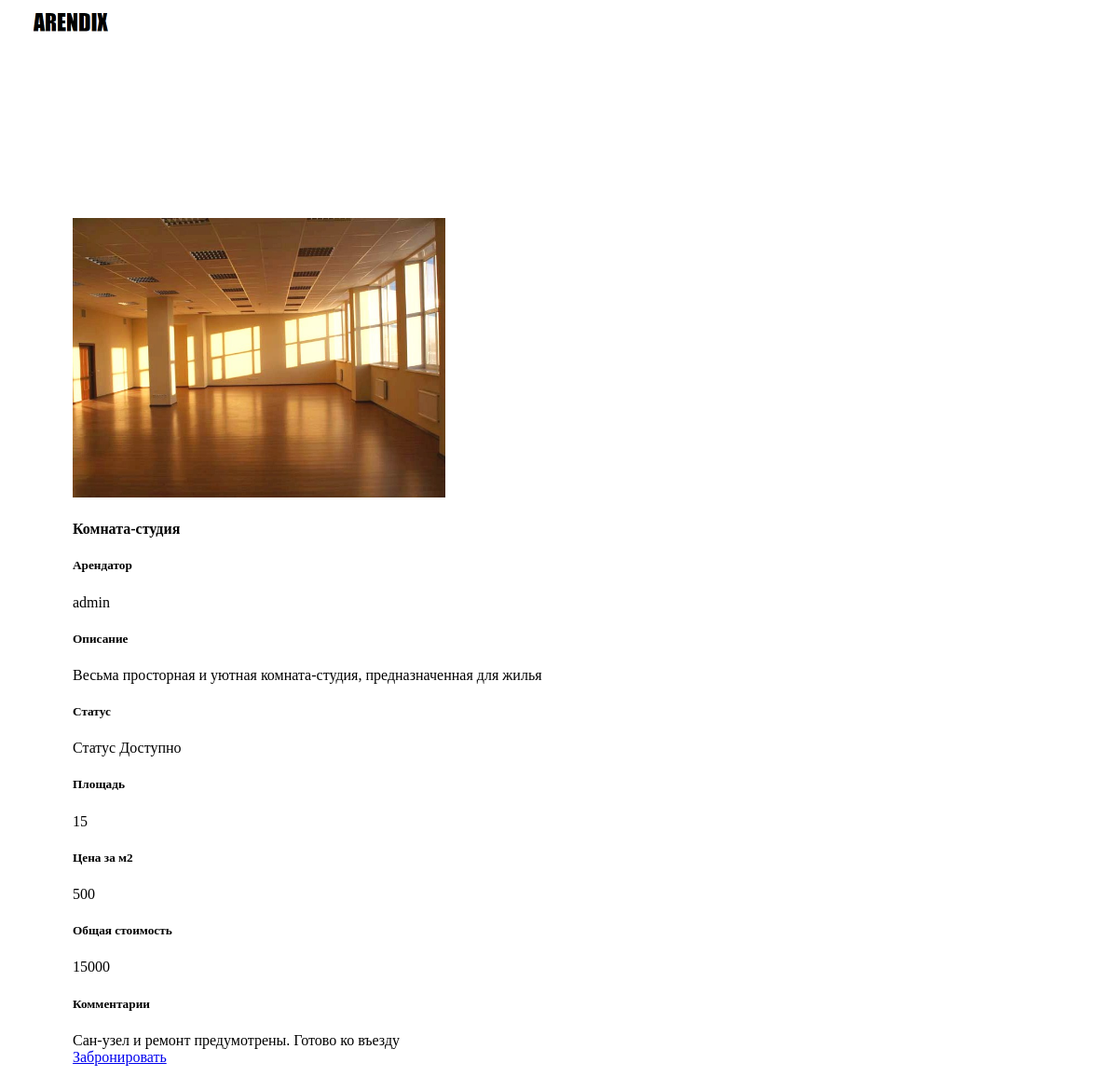
/room/2/, run on an earlier commit of the app's database.
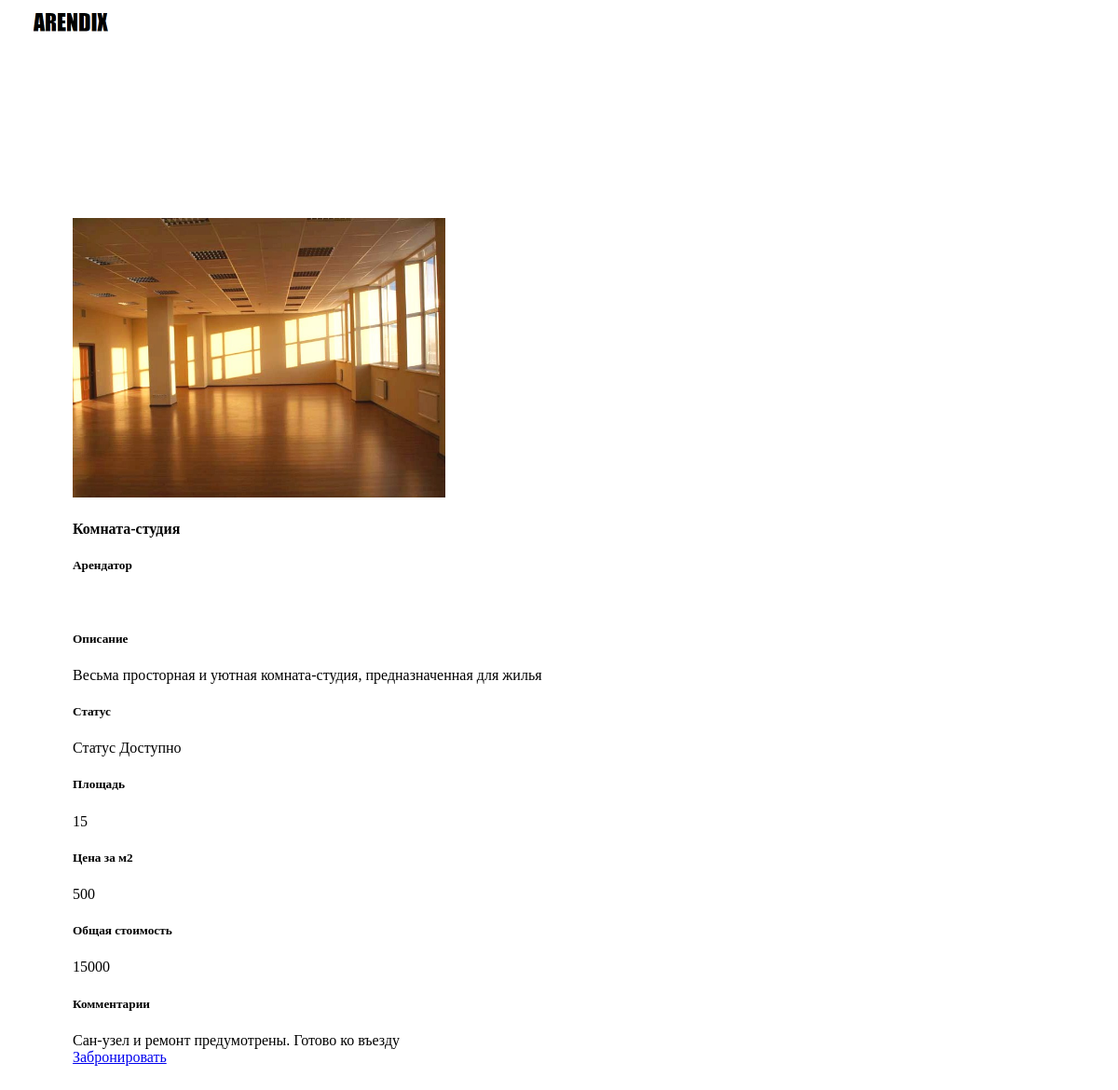
And on a later commit of the database.
### rooms/models.py (models this page shows, shortened)
class RoomImage(models.Model):
    room = models.ForeignKey(Room,blank=True,null=True,default=None)
    image = models.ImageField()
    created_date = models.DateTimeField(auto_now_add=True, auto_now = False)
    updated_date = models.DateTimeField(auto_now_add=False, auto_now = True)
    class Meta:
        verbose_name = "Фотография"
        verbose_name_plural = "Фотографии"

class Room(models.Model):
    name = models.CharField(max_length=50,blank=True,null=True,default=None)
    description = models.TextField(blank=True,null=True,default=None)
    square = models.IntegerField(blank=True,null=True,default=None)
    price_per_m2 = models.IntegerField(blank=True,null=True,default=None)
    price = models.IntegerField(blank=True,null=True,default=None)
    comments = models.TextField()
    status = models.ForeignKey(Status)
    user = models.ForeignKey(User, null=True)
    created_date = models.DateTimeField(auto_now_add=True, auto_now = False)
    updated_date = models.DateTimeField(auto_now_add=False, auto_now = True)
    class Meta:
        verbose_name = "Помещение"
        verbose_name_plural = "Помещения"

class Status(models.Model):
    status_value = models.CharField(max_length = 50,blank=True,null=True,default=None)
    status_description = models.TextField(blank=True,null=True,default=None)
    created_date = models.DateTimeField(auto_now_add=True, auto_now = False)
    updated_date = models.DateTimeField(auto_now_add=False, auto_now = True)
    def __str__(self):
        return "Статус %s" % self.status_value
    class Meta:
        verbose_name = "Статус"
        verbose_name_plural = "Статусы"

### lading/views.py (the view)
# urls.py: url(r'^room/(?P<pk>\d+)/$', views.room_detail, name='room_detail'),
def room_detail(request, pk):
    room = get_object_or_404(RoomImage, pk=pk)
    return render(request, 'room_detail1.html', {'room_image': room, "username": auth.get_user(request).username})

### lading/templates/room_detail1.html (shortened to what this page needs)
{% extends 'base.html' %}
{% load static %}
{% block content %}
<div class="android-more-section">
  <div class="mdl-layout mdl-js-layout mdl-card mdl-shadow--3dp mdl-color--white">
    <div class="mdl-card mdl-cell mdl-cell--middle mdl-cell--9-col-desktop mdl-cell--6-col-tablet mdl-cell--4-col-phone">
      <img src="{{ room_image.image.url }} " width="400px" height="300px">
    </div>
                <div class="mdl-card__title mdl-card--border">
                   <h4 class="mdl-card__title-text">{{room_image.room.name}}</h4>
                </div>
                <div class="mdl-card__supporting-text mdl-card--border">
                  <span class="mdl-typography--font-light mdl-typography--subhead">
                    <h5>Арендатор</h5>
                    {{room_image.room.user.username}}</br>
                    {{ room_image.room.user.last_name}}</span>
                </div>
                <div class="mdl-card__supporting-text mdl-card--border">
                  <span class="mdl-typography--font-light mdl-typography--subhead">
                    <h5>Описание</h5>
                    {{room_image.room.description}}</span>
                </div>
                <div class="mdl-card__supporting-text mdl-card--border">
                  <span class="mdl-typography--font-light mdl-typography--subhead">
                    <h5>Статус</h5>
                    {{room_image.room.status}}</span>
                </div>
                <div class="mdl-card__supporting-text mdl-card--border">
                  <span class="mdl-typography--font-light mdl-typography--subhead">
                    <h5>Площадь</h5>
                    {{room_image.room.square}}</span>
                </div>
                <div class="mdl-card__supporting-text mdl-card--border">
                  <span class="mdl-typography--font-light mdl-typography--subhead">
                    <h5>Цена за м2</h5>
                    {{room_image.room.price_per_m2}}</span>
                </div>
                <div class="mdl-card__supporting-text mdl-card--border">
                  <span class="mdl-typography--font-light mdl-typography--subhead">
                    <h5>Общая стоимость</h5>
                    {{room_image.room.price}}</span>
                </div>
                <div class="mdl-card__supporting-text ">
                  <span class="mdl-typography--font-light mdl-typography--subhead">
                    <h5>Комментарии</h5>
                    {{room_image.room.comments}}</span>
                </div>
                <div class="mdl-card__actions mdl-card--border">
                  {% ifequal room_image.room.status.pk 2 %}
                   <a class="mdl-button mdl-js-button mdl-button--primary" href="{% url 'bron' pk=room_image.pk %}">
                     Забронировать
                   </a>
                  {% endifequal %}
                                  </div>
              </div>
  </div>
</div>
{% endblock %}

### lading/templates/base.html (shortened to what this page needs)
<!doctype html>
{%load static%}
<html lang="en">
  <head>
    <link rel="stylesheet" href="https://code.getmdl.io/1.3.0/material.min.css">
    <link rel="stylesheet" href="{% static 'styles.css' %}">
    <link rel="stylesheet" type="text/css" href="{%static 'guiders-1.3.0.css'%}" />
  </head>
  <body class="mdl-demo mdl-color--grey-100 mdl-color-text--grey-700 mdl-base">
    <div class="mdl-layout mdl-js-layout mdl-layout--fixed-header">
      <div class="android-header mdl-layout__header mdl-layout__header--waterfall">
        <div class="mdl-layout__header-row">
          <span class="android-title mdl-layout-title">
            <img class="android-logo-image" src="{% static 'images/android-logokek.png' %}">
          </span>
          <div class="android-navigation-container">
            <nav class="android-navigation mdl-navigation">
              <ul class="mdl-menu mdl-menu--bottom-right mdl-js-menu mdl-js-ripple-effect"
                  for="demo-menu-lower-right">
              </ul>
            </nav>
          </div>
        </div>
      </div>
      {% block content %}
      {% endblock %}
  </body>
</html>

### lading/static/styles.css (style rules this page uses)
.android-logo-image { height: 28px; width: 140px; }
.android-header { overflow: visible; background-color: white; }
.android-navigation-container { direction: rtl; -webkit-order: 1; -ms-flex-order: 1; order: 1; width: 500px; transition: opacity 0.2s cubic-bezier(0.4, 0, 0.2, 1), width 0.2s cubic-bezier(0.4, 0, 0.2, 1); }
.android-navigation { direction: ltr; -webkit-justify-content: flex-end; -ms-flex-pack: end; justify-content: flex-end; width: 800px; }
.android-more-section { padding: 80px 0; max-width: 1044px; margin-left: auto; margin-right: auto; }

What changed in the data, as far as the page shows it:
changed RoomImage "Комната-студия": room.user.username "admin" → (not shown)
